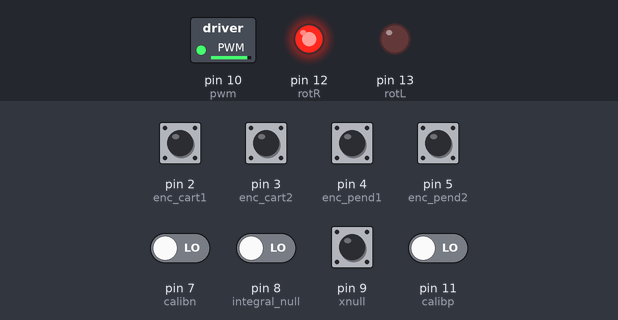
Recording of a sketch running on a simulated Arduino Uno, built with avr-gcc and run on an emulated ATmega328P. On the bench: switched loads named in the sketch (green lamp = pin HIGH), output pins drawn as LEDs (lit = HIGH). The inputs (shaded band) are chosen by the test bench; at power-on: pin 2 (enc_cart1), pin 3 (enc_cart2), pin 4 (enc_pend1), pin 5 (enc_pend2), pin 9 (xnull) HIGH, pin 7 (calibn), pin 8 (integral_null), pin 11 (calibp) LOW.

Above: at 0.1 s.
Timing chart, 0 to 1.6 s (numbered marks = the images above):
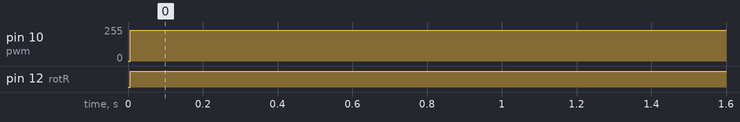

Measured:
- by itself, pin 10 (pwm): 0/255 → 230/255 at 0.01 s
- by itself, pin 12 (rotR): LOW → HIGH at 0.01 s

The sketch:

kocsi_pd.ino
```cpp
#include <Arduino.h>
#include <Wire.h>
#include <avr/wdt.h>
#include "PinChangeInt.h"             //interrupt kezeléshez

//lábkiosztás definiálása
#define enc_pend1 4                   //szögelfordulás mérése
#define enc_pend2 5
#define enc_cart1 2                   //kocsi elmozdulásmérése
#define enc_cart2 3
#define rotR 12                       //motor forgásiránya
#define rotL 13
#define pwm 10                        //PWM jel
#define integral_null 8               //integrátor tag nullázása
#define poti 5                        //poti
#define MAXPWM 230                    //maximális kiadható PWM
#define calibn 7                      //szögelfordulás nullpontjának
#define calibp 11                     //kalibrálása
#define xnull 9

volatile int lastEncoded_pend = 0;
volatile int lastEncoded_cart = 0;

volatile long sum_pend = -1200;       //nullpont beállítása alsó
long last_sum_pend = 0;               //egyensúlyi helyzetben
volatile long sum_cart = 0;       //kalibrálás a kocsi szélső,
                                      //nullpont a középső helyzetében
double last_sum_cart = 0;
double xIntegral = 0;
long lastencoderValue_pend = 0;
long lastencoderValue_cart = 0;

int currPos = 0;
int lastPos = 0;
unsigned long currTime = 0;
unsigned long currTimeM = 0;
unsigned long lastTime = 0;
double sampleTime = 5;                 //mintavételezési idő
double velocity = 0;
double angVelocity = 0;

//szabalyozo parameterei
double p_fi = 90;
double d_fi = 4.7 / (sampleTime);
double p_x = 0.005;
double d_x = 0.08 / (sampleTime);

//pwm
int pwmValue;

//haladási irányu
bool R = 0;
int potiVal = 0;

//mozgoatlag
const int M = 1;
double readings[M];
int readIndex = 0;
double total = 0;
double average = 0;


void setup() {
  Serial.begin (9600);

  pinMode(enc_pend1, INPUT_PULLUP);
  pinMode(enc_pend2, INPUT_PULLUP);
  pinMode(enc_cart1,INPUT);
  pinMode(enc_cart2, INPUT);
  pinMode(integral_null, INPUT);
  pinMode(poti,INPUT);
  pinMode(calibp,INPUT);
  pinMode(calibn,INPUT);
  pinMode(xnull, INPUT_PULLUP);

  //felhúzó ellenállások aktiválása
  digitalWrite(enc_pend1, HIGH);
  digitalWrite(enc_pend2, HIGH);
  digitalWrite(enc_cart1, HIGH);
  digitalWrite(enc_cart2, HIGH);
  digitalWrite(xnull, HIGH);

  //updateEncoder() függvény meghívása a fototranzisztor jelszintjének
  //változásakor
  attachPinChangeInterrupt(enc_pend1, updateEncoderPend, CHANGE);
  attachPinChangeInterrupt(enc_pend2, updateEncoderPend, CHANGE);
  attachPinChangeInterrupt(xnull, xNull, RISING);
  attachInterrupt(0, updateEncoderCart, CHANGE);
  attachInterrupt(1, updateEncoderCart, CHANGE);

  //motorvezérlőhöz tartozó pinek kalibrálása
  pinMode(pwm,OUTPUT);
  pinMode(rotR,OUTPUT);
  pinMode(rotL,OUTPUT);

  pwmValue = 0;
  Left();
  analogWrite(pwm,pwmValue);
//  light = analogRead(LIGHT);
//  last_light = light;
}

void loop(){
  currTime = micros();
  //beavatkozó feszültség számítása:
  if(currTime - lastTime >= sampleTime * 1000){
//     currTimeM = micros();
//     movingAverage(sum_cart);
//     if(p_x * average < -5) average = -5 / p_x;
//     if(p_x * average > 5) average = 5 / p_x;
     pwmValue = p_fi * (double(sum_pend) + p_x * double(sum_cart) + d_x * double(sum_cart - last_sum_cart)) +
                d_fi * (double(sum_pend - last_sum_pend) + p_x * double(sum_cart) + d_x * double(sum_cart - last_sum_cart));
     last_sum_pend = sum_pend;
     last_sum_cart = sum_cart;
     lastTime = currTime;
     if(pwmValue >= 0) Right();
     else Left();
     pwmValue = abs(pwmValue);
     //ha túl közel vagyunk a szerkezet széléhez:
     if(abs(sum_cart) >= 3200) pwmValue = 0;
     //telítődés esetére:
     if(pwmValue > MAXPWM) pwmValue = MAXPWM;
     analogWrite(pwm,pwmValue);
//     if(++i > 50){
//      Serial.println(pwmValue);
//      i=0;
//     }
//     i = micros();
//     Serial.println(i-currTimeM);
//     Serial.print('\t');

//     if(abs(analogRead(LIGHT)-light) > 150)
//     {
//      enabledata = !enabledata;
//      light = analogRead(LIGHT);
//     }
//     enabledata = (abs(analogRead(LIGHT)-light) > 150);
//     if(enabledata && (i < arraysize)){
//      cartarray[i] = sum_cart;
//      pendarray[i] = sum_pend;
//      i++;
//     }
//     if(!enabledata && i>200){
//      analogWrite(pwm,0);
//      for(int j = 0; j <= i; j++){
//        Serial.print(cartarray[j]);
//        Serial.print('\t');
//        Serial.println(pendarray[j]);
//      }
//      i = 0;
//     }
    }
//
//  //szögelfordulás nullpontjának menet közbeni kalibrálására
  if(digitalRead(calibp)){
    sum_pend = sum_pend + 1;
    delay(300);
  }
  if(digitalRead(calibn)){
    sum_pend = sum_pend - 1;
    delay(300);
  }

  //integrátor menet közbeni nullázására
  if(digitalRead(integral_null)){
    xIntegral = 0;
    sum_cart = 0;
  }
//  //Serial.print(sum_pend);
//  //Serial.print('\t');
//  //Serial.println(digitalRead(calibn));
}

void updateEncoderPend(){
  int MSB = digitalRead(enc_pend1); //MSB = most significant bit
  int LSB = digitalRead(enc_pend2); //LSB = least significant bit
  //a pinek értékének konvertálása egész számmá:
  int encoded = (MSB << 1) |LSB;
  //az előző értékhez való hozzáadás
  int sum  = (lastEncoded_pend << 2) | encoded;

  //menetirány megállapítása, ez alapján az elfordulásérték frissítése
  if(sum == 0b1101 || sum == 0b0100 || sum == 0b0010 || sum == 0b1011)
    sum_pend ++;
  if(sum == 0b1110 || sum == 0b0111 || sum == 0b0001 || sum == 0b1000)
    sum_pend --;

  lastEncoded_pend = encoded;
}

void updateEncoderCart(){
  int MSB = digitalRead(enc_cart1);
  int LSB = digitalRead(enc_cart2);

  int encoded = (MSB << 1) |LSB;
  int sum  = (lastEncoded_cart << 2) | encoded;
  if(sum == 0b1101 || sum == 0b0100 || sum == 0b0010 || sum == 0b1011)
    sum_cart --;
  if(sum == 0b1110 || sum == 0b0111 || sum == 0b0001 || sum == 0b1000)
    sum_cart ++;

  lastEncoded_cart = encoded;
}

//ha negatív x irányba kell a kocsit vezérelni
void Left()
{
  digitalWrite(rotR,LOW);
  digitalWrite(rotL,HIGH);
  R = 0;
}

//ha pozitív x irányba kell a kocsit vezérelni
void Right(){
  digitalWrite(rotL,LOW);
  digitalWrite(rotR,HIGH);
  R = 1;
}

void movingAverage(double unit){
  total -= readings[readIndex];
  readings[readIndex] = unit;
  total += readings[readIndex];
  readIndex++;
  if(readIndex >= M) readIndex = 0;
  average = total / M;
}

void xNull(){
  sum_cart = 0;
}
```
